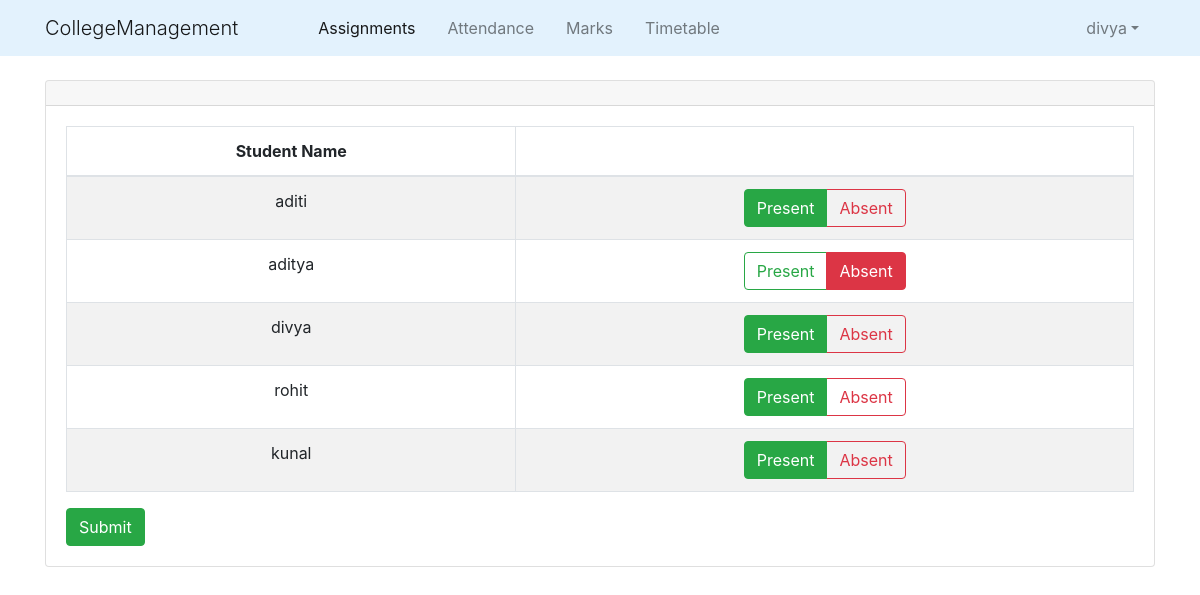
Screenshot of /staff/EditAttendance/11/ (signed in) with the database file from the repository.
### college_info/models.py (models this page shows, shortened)
class User(AbstractUser):
    @property
    def is_student(self):
        if hasattr(self,'student'):
            return True
        else:
            return False

class Attendance(models.Model):
    course = models.ForeignKey(Course,on_delete=models.CASCADE)
    student = models.ForeignKey(Student,on_delete=models.CASCADE)
    batch_attendance= models.ForeignKey(BatchAttendance,on_delete=models.CASCADE)
    date = models.DateField(default=django.utils.timezone.now)
    status = models.BooleanField(default='True')

class Student(models.Model):
    user = models.OneToOneField(User,on_delete=models.CASCADE)
    roll_no = models.CharField(primary_key=True,max_length=50)
    batch_id =models.ForeignKey(Batch,on_delete=models.CASCADE)
    name = models.CharField(max_length=50)
    DOB =models.DateField()

### college_info/views.py (the view)
# urls.py: path('staff/EditAttendance/<int:batch_attendance_id>/',views.edit_attendance,name='edit_attd'),
@login_required()
def edit_attendance(request,batch_attendance_id):
    batch_attendance= BatchAttendance.objects.get(id=batch_attendance_id)
    course = batch_attendance.teach.course
    att_list = Attendance.objects.filter(batch_attendance=batch_attendance,course=course)
    return render(request,'college_info/staff_edit_attendance.html',{'att_list':att_list,'batch_attendance':batch_attendance})

### college_info/templates/college_info/staff_edit_attendance.html (shortened to what this page needs)
{% extends "college_info/base.html" %}
{% block content %}
    <div class="container">
            <div class="card">
                <div class="card-header">
                </div>
                <div class="card-body">
                    <form action="{% url 'staff_attendance_confirm' batch_attendance.id %}" method="post">
                        <div class="table-responsive">
                            <table class="table table-bordered table-striped text-center">
                                <thead>
                                    <tr>
                                        <th>Student Name</th>
                                        <th> </th>
                                    </tr>
                                </thead>
                                <tbody>
                                    {% for att in att_list %}
                                        <tr>
                                            <td>{{ att.student.name }}</td>
                                            <td>
                                                <div class="btn-group btn-group-toggle" role="group" data-toggle="buttons">
                                                    {% if att.status %}
                                                    <label class="btn btn-outline-success active">
                                                        <input type="radio" name="{{ att.student.roll_no }}" id="option1" autocomplete="off" value="present" checked> Present
                                                    </label>
                                                    <label class="btn btn-outline-danger">
                                                        <input type="radio" name="{{ att.student.roll_no }}" id="option2" autocomplete="off" value="absent"> Absent
                                                    </label>
                                                    {% else %}
                                                        <label class="btn btn-outline-success">
                                                            <input type="radio" name="{{ att.student.roll_no }}" id="option3" autocomplete="off" value="present" checked> Present
                                                        </label>
                                                        <label class="btn btn-outline-danger active">
                                                            <input type="radio" name="{{ att.student.roll_no }}" id="option4" autocomplete="off" value="absent"> Absent
                                                        </label>
                                                    {% endif %}
                                                </div>
                                            </td>
                                        </tr>
                                    {% endfor %}
                                </tbody>
                            </table>
                        </div>
                        <input class="btn btn-success" type="submit" value="Submit">
                    </form>
                </div>
            </div>
    </div>
{% endblock content %}

### college_info/templates/college_info/base.html (shortened to what this page needs)
{% load static %}
<!DOCTYPE html>
<html lang="en" dir="ltr">
  <head>
    <link rel="stylesheet" href="https://maxcdn.bootstrapcdn.com/bootstrap/4.0.0/css/bootstrap.min.css">
    <link href="//cdn.bootcss.com/bootstrap-datetimepicker/4.17.44/css/bootstrap-datetimepicker.min.css" rel="stylesheet">
    <link rel="stylesheet" type="text/css" href="{% static 'college_info/style.css' %}">
    <link rel="stylesheet" href="http://code.jquery.com/ui/1.11.0/themes/smoothness/jquery-ui.css">
  </head>
  <body>
    <header class="site-header topheader">
      <nav class="navbar navbar-expand-md navbar-light fixed-top" style="background-color:#e3f2fd">
        {% if request.user.is_authenticated %}
        <div class="container">
          <span class="navbar-brand display-1">CollegeManagement</span>
          <div class="collapse navbar-collapse" id="navbarcontent">
            <div class="navbar-nav ml-5">
              <a class="nav-item nav-link active mx-2 " href="{% url 'home' %}">Assignments</a>
              {% if request.user.is_student %}
                <a class="nav-item nav-link mx-2" href="{% url 'student_attendance' request.user.student.roll_no %}">Attendance</a>
              {% else %}
                <a class="nav-item nav-link mx-2" href="{% url 'staff_teaches' request.user.staff.id 1%}">Attendance</a>
              {% endif %}
              <a class="nav-item nav-link mx-2" href="#">Marks</a>
              {% if request.user.is_student %}
                <a class="nav-item nav-link mx-2" href="{% url 'student_timetable' request.user.student.batch_id.id %}">Timetable</a>
              {% else %}
                <a class="nav-item nav-link mx-2" href="{% url 'staff_timetable' request.user.staff.id %}">Timetable</a>
              {% endif %}
            </div>
            <ul class="navbar-nav ml-auto">
              <li class="nav-item dropdown ml-5">
                <a class="nav-link dropdown-toggle mx-2 " id="navbarDropdown" data-toggle="dropdown" href="#">{{ request.user.username }}</a>
              </li>
            </ul>
          </div>
        </div>
        {% else %}
        <div class="container justify-content-center">
          <span class="navbar-brand display-1 ">CollegeManagement</span>
        </div>
        {% endif %}
      </nav>
    </header>
    {% block content %}{% endblock %}
  </body>
</html>

### college_info/static/college_info/style.css (style rules this page uses)
body { margin-top:5rem; }

### rows the page displays
User: user.username "divya"
Attendance: student.name "aditi"
Attendance: student.name "aditya"
Attendance: student.name "divya"
Attendance: student.name "rohit"
Attendance: student.name "kunal"
